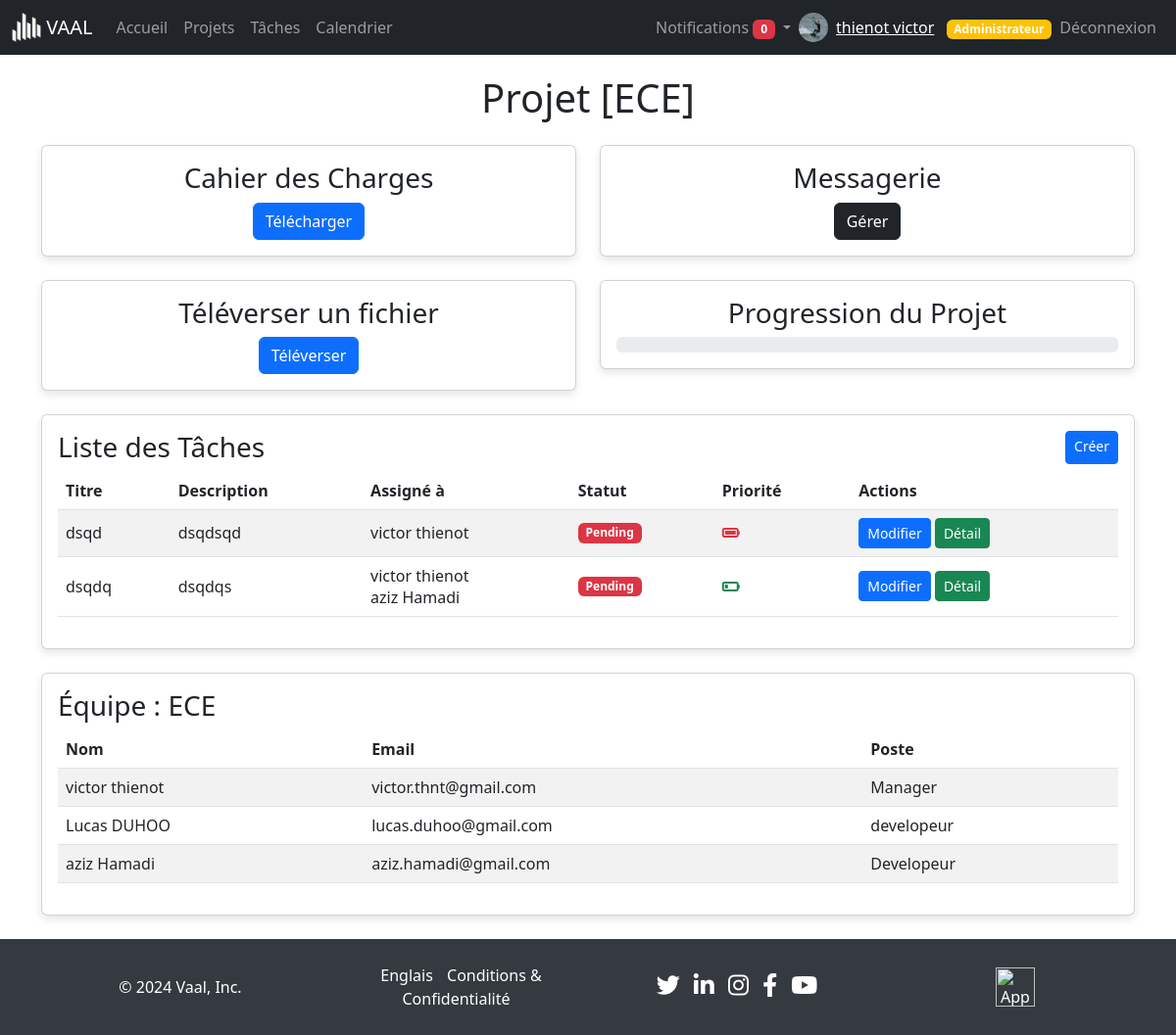
/views/index.php?selected_project=42 (signed in), run on the app's committed database.
### tables this page shows
CREATE TABLE `users` (
  `id` int(11) NOT NULL,
  `profile` varchar(255) NOT NULL,
  `nom` varchar(50) NOT NULL,
  `prenom` varchar(255) NOT NULL,
  `email` varchar(100) NOT NULL,
  `password` varchar(255) NOT NULL,
  `role` enum('member','manager','admin') DEFAULT 'member',
  `activation` enum('oui','non') NOT NULL DEFAULT 'non'
);

CREATE TABLE `projects` (
  `id` int(11) NOT NULL,
  `title` varchar(100) NOT NULL,
  `description` text DEFAULT NULL,
  `start_date` date DEFAULT NULL,
  `end_date` date DEFAULT NULL,
  `budget` decimal(10,2) DEFAULT NULL,
  `manager_id` int(11) DEFAULT NULL,
  `color` varchar(7) NOT NULL DEFAULT '#FFFFFF',
  `cahier_charge` varchar(255) DEFAULT NULL,
  `user_team_id` int(11) DEFAULT NULL
);

CREATE TABLE `tasks` (
  `id` int(11) NOT NULL,
  `title` varchar(100) NOT NULL,
  `description` text DEFAULT NULL,
  `status` enum('pending','in_progress','completed') NOT NULL DEFAULT 'pending',
  `start_date` date DEFAULT NULL,
  `end_date` date DEFAULT NULL,
  `project_id` int(11) DEFAULT NULL,
  `assignee_id` varchar(255) DEFAULT NULL,
  `priority` enum('faible','modéré','élevé') NOT NULL DEFAULT 'modéré'
);

CREATE TABLE `user_team` (
  `team_id` int(11) NOT NULL,
  `team_name` varchar(100) NOT NULL,
  `project_id` int(11) DEFAULT NULL,
  `user_id` int(11) DEFAULT NULL,
  `post` varchar(100) DEFAULT NULL
);

### views/index.php (the view, shortened to what this page needs)
<?php
include '../includes/connect.php';
include '../includes/navbar.php';
$project_id = $_GET['selected_project'];
try {
    $projectStmt = $pdo->prepare("SELECT * FROM Projects WHERE id = ?");
    $projectStmt->execute([$project_id]);
    $project = $projectStmt->fetch();
    $membersStmt = $pdo->prepare("
        SELECT Users.nom, Users.prenom, Users.email, User_Team.post, User_Team.team_name, User_Team.user_id
        FROM Users
        JOIN User_Team ON Users.id = User_Team.user_id
        WHERE User_Team.project_id = ?
    ");
    $membersStmt->execute([$project_id]);
    $members = $membersStmt->fetchAll();
    $tasksStmt = $pdo->prepare("SELECT * FROM Tasks WHERE project_id = ?");
    $tasksStmt->execute([$project_id]);
    $tasks = $tasksStmt->fetchAll();
    $currentUserId = $_SESSION['user_id'];
    $isMember = array_filter($members, function ($member) use ($currentUserId) {
        return $member['user_id'] == $currentUserId;
    });
} catch (Exception $e) {
    echo "Erreur : " . $e->getMessage();
    exit;
}
?>
<!DOCTYPE html>
<html lang="fr">
<head>
    <link href="https://cdn.jsdelivr.net/npm/bootstrap@5.3.3/dist/css/bootstrap.min.css" rel="stylesheet">
    <link href="https://cdnjs.cloudflare.com/ajax/libs/font-awesome/6.0.0-beta3/css/all.min.css" rel="stylesheet">
</head>
<body>
<div class="container">
    <h1 class="text-center mb-4">Projet [<?php echo htmlspecialchars($project['title']); ?>]</h1>
    <div class="row">
        <div class="col-md-6">
            <div class="card mb-4">
                <div class="card-body text-center">
                    <h3 class="card-title">Cahier des Charges</h3>
                    <?php if ($project['cahier_charge']): ?>
                        <a href="<?php echo htmlspecialchars('../assets/upload/' . basename($project['cahier_charge'])); ?>" class="btn btn-primary" download>Télécharger</a>
                    <?php else: ?>
                        <p>Aucun cahier des charges disponible.</p>
                    <?php endif; ?>
                </div>
            </div>
            <div class="card mb-4">
                <div class="card-body text-center">
                    <h3 class="card-title">Téléverser un fichier</h3>
                    <a href="messages/upload.php?project_id=<?php echo $project_id; ?>" class="btn btn-primary">Téléverser</a>
                </div>
            </div>
        </div>
        <div class="col-md-6">
            <div class="card mb-4">
                <div class="card-body text-center">
                    <h3 class="card-title">Messagerie</h3>
                    <a href="messages/index.php?project_id=<?php echo $project_id; ?>" class="btn btn-dark">Gérer</a>
                </div>
            </div>
            <div class="card mb-4">
                <div class="card-body text-center">
                    <h3 class="card-title">Progression du Projet</h3>
                    <div class="progress">
                    </div>
                </div>
            </div>
        </div>
    </div>
    <div class="row">
        <div class="col-md-12">
            <div class="card mb-4">
                <div class="card-body">
                    <h3 class="card-title d-flex justify-content-between">
                        Liste des Tâches
                        <a href="tasks/create.php?project_id=<?php echo $project_id; ?>" class="btn btn-primary btn-sm">Créer</a>
                    </h3>
                    <?php if (!$isMember): ?>
                        <div class="alert alert-danger text-center">
                            Vous ne faites pas partie de ce projet. Vous ne pouvez pas voir les tâches.
                        </div>
                    <?php else: ?>
                        <table class="table table-striped">
                            <thead>
                                <tr>
                                    <th>Titre</th>
                                    <th>Description</th>
                                    <th>Assigné à</th>
                                    <th>Statut</th>
                                    <th>Priorité</th>
                                    <th>Actions</th>
                                </tr>
                            </thead>
                            <tbody>
                                <?php if (!empty($tasks)): ?>
                                    <?php foreach ($tasks as $task): ?>
                                        <tr>
                                            <td><?php echo htmlspecialchars($task['title']); ?></td>
                                            <td><?php echo htmlspecialchars($task['description']); ?></td>
                                            <td>
                                                <?php
                                                $assigneeIds = explode(',', $task['assignee_id']);
                                                $assignees = [];
                                                foreach ($assigneeIds as $id) {
                                                    $assigneeStmt = $pdo->prepare("SELECT CONCAT(prenom, ' ', nom) AS full_name FROM users WHERE id = ?");
                                                    $assigneeStmt->execute([$id]);
                                                    $assignee = $assigneeStmt->fetchColumn();
                                                    if ($assignee) {
                                                        $assignees[] = htmlspecialchars($assignee);
                                                    }
                                                }
                                                echo implode('<br>', $assignees) ?: 'Non assigné';
                                                ?>
                                            </td>
                                            <td>
                                                <?php if ($task['status'] == 'pending'): ?>
                                                    <span class="badge bg-danger">Pending</span>
                                                <?php elseif ($task['status'] == 'in_progress'): ?>
                                                    <span class="badge bg-warning text-dark">In Progress</span>
                                                <?php elseif ($task['status'] == 'completed'): ?>
                                                    <span class="badge bg-success">Completed</span>
                                                <?php endif; ?>
                                            </td>
                                            <td>
                                                <?php if ($task['priority'] == 'faible'): ?>
                                                    <i class="fa-solid fa-battery-quarter text-success"></i>
                                                <?php elseif ($task['priority'] == 'modéré'): ?>
                                                    <i class="fa-solid fa-battery-half text-warning"></i>
                                                <?php elseif ($task['priority'] == 'élevé'): ?>
                                                    <i class="fa-solid fa-battery-full text-danger"></i>
                                                <?php endif; ?>
                                            </td>
                                            <td>
                                            <?php if (in_array($currentUserId, explode(',', $task['assignee_id']))): ?>
                                                    <a href="tasks/edit.php?task_id=<?php echo $task['id']; ?>" class="btn btn-primary btn-sm">Modifier</a>
                                                <?php else: ?>
                                                <?php endif; ?>
                                                <?php if (in_array($currentUserId, explode(',', $task['assignee_id']))): ?>
                                                    <a href="tasks/details.php?task_id=<?php echo $task['id']; ?>" class="btn btn-success btn-sm">Détail</a>
                                                <?php else: ?>
                                                    <button class="btn btn-danger btn-sm" disabled>Non assigné</button>
                                                <?php endif; ?>
                                            </td>
                                        </tr>
                                    <?php endforeach; ?>
                                <?php else: ?>
                                    <tr>
                                        <td colspan="6" class="text-center">Aucune tâche trouvée.</td>
                                    </tr>
                                <?php endif; ?>
                            </tbody>
                        </table>
                    <?php endif; ?>
                </div>
            </div>
        </div>
        <div class="col-md-12">
            <div class="card mb-4">
                <div class="card-body">
                    <h3 class="card-title">Équipe : <?php echo htmlspecialchars($members[0]['team_name']); ?></h3>
                    <table class="table table-striped">
                        <thead>
                            <tr>
                                <th>Nom</th>
                                <th>Email</th>
                                <th>Poste</th>
                            </tr>
                        </thead>
                        <tbody>
                            <?php foreach ($members as $member): ?>
                                <tr>
                                    <td><?php echo htmlspecialchars($member['prenom']) . ' ' . htmlspecialchars($member['nom']); ?></td>
                                    <td><?php echo htmlspecialchars($member['email']); ?></td>
                                    <td><?php echo htmlspecialchars($member['post']); ?></td>
                                </tr>
                            <?php endforeach; ?>
                        </tbody>
                    </table>
                </div>
            </div>
        </div>
    </div>
</div>
<?php include '../includes/footer.php'; ?>
</body>
</html>

### includes/navbar.php (shortened to what this page needs)
<?php
include $_SERVER['DOCUMENT_ROOT'].'/Project-Management-App/includes/connect.php';
$user_id = $_SESSION['user_id'];
$stmt = $pdo->prepare("SELECT * FROM users WHERE id = ?");
$stmt->execute([$user_id]);
$user = $stmt->fetch(PDO::FETCH_ASSOC);
$notificationsStmt = $pdo->prepare("SELECT * FROM notifications WHERE user_id = ? AND is_read = 0 ORDER BY created_at DESC");
$notificationsStmt->execute([$user_id]);
$notifications = $notificationsStmt->fetchAll();
$notificationCount = count($notifications);
$user_name = htmlspecialchars($user['nom'] . ' ' . $user['prenom']);
$profile_image = !empty($user['profile']) ? $user['profile'] : 'assets/images/default-profile.png';
$user_role = $user['role'];
?>
<nav class="navbar navbar-expand-lg navbar-dark bg-dark">
    <div class="container-fluid">
        <a class="navbar-brand" href="/Project-Management-App/index.php">
            <img src="/Project-Management-App/assets/images/logo_white.png" alt="Logo" width="30" height="30" class="d-inline-block align-top">
            VAAL
        </a>
        <div class="collapse navbar-collapse" id="navbarNav">
            <ul class="navbar-nav me-auto mb-2 mb-lg-0">
                <li class="nav-item">
                    <a class="nav-link" href="/Project-Management-App/dashboard.php">Accueil</a>
                </li>
                <li class="nav-item">
                    <a class="nav-link" href="/Project-Management-App/views/projects/view.php">Projets</a>
                </li>
                <li class="nav-item">
                    <a class="nav-link" href="/Project-Management-App/views/tasks/view.php">Tâches</a>
                </li>
                <li class="nav-item">
                    <a class="nav-link" href="/Project-Management-App/views/calendar/view.php">Calendrier</a>
                </li>
            </ul>
            <ul class="navbar-nav ms-auto mb-2 mb-lg-0 align-items-center">
                <li class="nav-item dropdown">
                    <a class="nav-link dropdown-toggle" href="#" id="notificationsDropdown" role="button" data-bs-toggle="dropdown" aria-expanded="false">
                        Notifications <span class="badge bg-danger"><?php echo $notificationCount; ?></span>
                    </a>
                </li>
                <li class="nav-item d-flex align-items-center">
                    <img src="/Project-Management-App/<?php echo htmlspecialchars($profile_image); ?>" alt="Profile Image" width="30" height="30" class="rounded-circle me-2">
                    <span class="navbar-text">
                        <a href="/Project-Management-App/views/auth/profile.php"><?php echo $user_name; ?></a>
                        <?php if ($user_role === 'admin'): ?>
                            <span class="badge bg-warning text-dark ms-2"><a href="/Project-Management-App/dashboard_admin.php" style="text-decoration: none;">Administrateur</a></span>
                        <?php endif; ?>
                    </span>
                </li>
                <li class="nav-item">
                    <a class="nav-link" href="/Project-Management-App/includes/logout.php">Déconnexion</a>
                </li>
            </ul>
        </div>
    </div>
</nav>

### views/index.php (style rules this page uses)
body { font-family: Arial, sans-serif; background-color: #f4f5f7; }
.container { margin-top: 20px; }
.card { border: none; margin-bottom: 20px; box-shadow: 0 4px 8px rgba(0, 0, 0, 0.1); transition: transform 0.2s, box-shadow 0.2s; }
.badge { padding: 10px; }
.table th, .table td { vertical-align: middle; }
.btn-primary, .btn-success, .btn-dark { background-color: #0747a6; border: none; transition: background-color 0.3s; }

### includes/footer.php (style rules this page uses)
body { display: flex; flex-direction: column; min-height: 100vh; margin: 0; }

### data on the page
users: profile (picture), user_name "thienot victor"
projects: title "ECE"
tasks: title "dsqd", description "dsqdsqd", assignees "victor thienot", status "Pending", priority "élevé" (drawn)
tasks: title "dsqdq", description "dsqdqs", assignees "victor thienot aziz Hamadi", status "Pending", priority "faible" (drawn)
user_team: team_name "ECE", user.prenom "victor", user.nom "thienot", user.email "victor.thnt@gmail.com", post "Manager"
user_team: user.prenom "Lucas", user.nom "DUHOO", user.email "lucas.duhoo@gmail.com", post "developeur"
user_team: user.prenom "aziz", user.nom "Hamadi", user.email "aziz.hamadi@gmail.com", post "Developeur"

### other printed values
$notificationCount "0"
